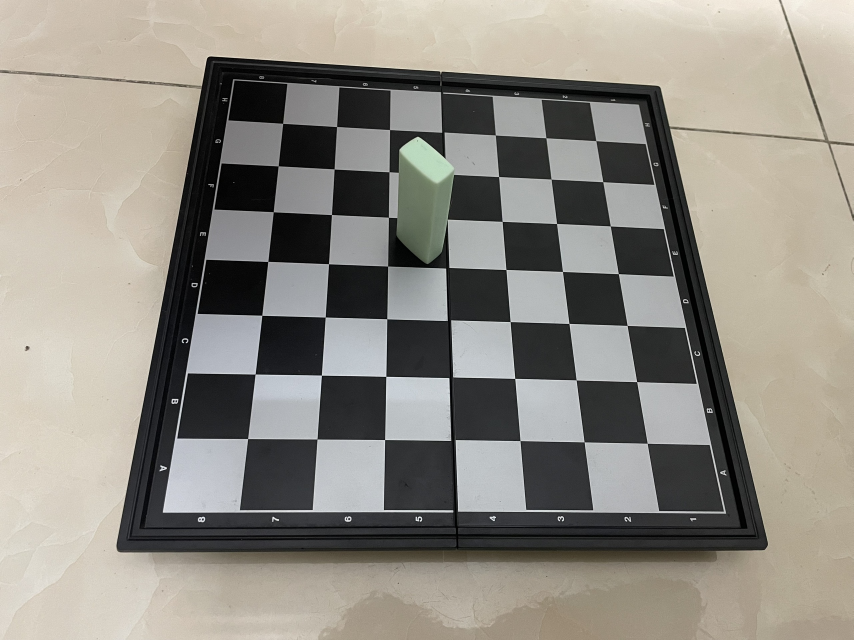
#> input picture data/b1.jpg, 2560 x 1920 px (shown at 1/3 size)
$ python -i get_mask.py   (imports and definitions only)
#> lines starting #> are read from the running program, lines starting #| are printed output that depends on the picture; after the words box and inside, x2 and y2 are one past the last pixel; in counts of white or black regions, pixels touching at a corner belong together
import cv2
import numpy as np
import matplotlib.pyplot as plt

# range color
def detect_chess_board(path):
#> called with path = 'data/b1.jpg'
    hh = 500
    ww = 400
    image = cv2.imread(path)
#> image is the input picture: shape (1920, 2560, 3); mean B, G, R 132, 140.2, 144.1

    # resize image
    image = cv2.resize(image,(hh,ww))
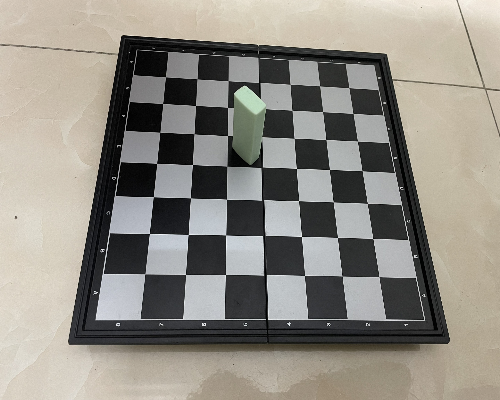
#> image: shape (400, 500, 3); mean B, G, R 131.9, 140, 143.9

    #1. Tách màu sáng, giữ lại màu đen
    # converting frame(image == BGR) to HSV(hue-saturation-value)
    hsv = cv2.cvtColor(image, cv2.COLOR_BGR2HSV)
#> hsv: shape (400, 500, 3); mean H, S, V 47.4, 25.1, 145.6
    lower_red = np.array([0, 0, 137])
    upper_red = np.array([255, 255, 255])

    # Morphological Transformations,Opening and Closing
    thresh = cv2.inRange(hsv,lower_red, upper_red)
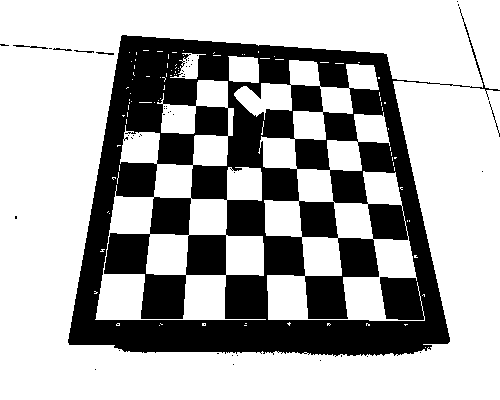
#> thresh: shape (400, 500); 67.8% white; 48 black regions (42 under 20 px), largest, box (x1, y1, x2, y2) and area: (68, 7, 500, 357) 64062, (13, 45, 48, 49) 53, (489, 101, 500, 137) 39, (96, 52, 114, 55) 30, (53, 48, 72, 51) 29, (74, 50, 94, 53) 28
    kernel = np.ones((5,5),np.uint8)
    mask = cv2.morphologyEx(thresh, cv2.MORPH_OPEN, kernel)
#> mask: shape (400, 500); 67.2% white; 11 black regions (9 under 20 px), largest, box (x1, y1, x2, y2) and area: (0, 7, 500, 357) 65554, (489, 101, 500, 137) 50
    mask = cv2.morphologyEx(mask, cv2.MORPH_CLOSE, kernel)
#> mask: shape (400, 500); 67.5% white; 1 black region
    result = cv2.bitwise_and(image, image, mask = mask)
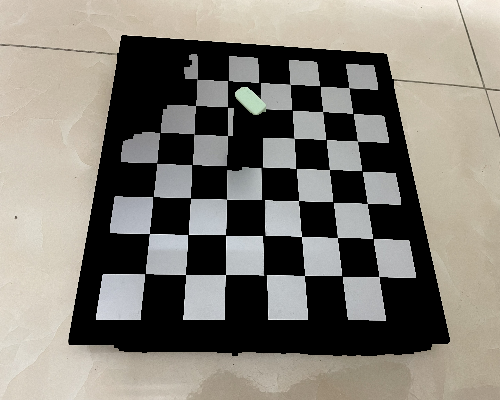
#> result: shape (400, 500, 3); mean B, G, R 117.4, 125.4, 129.5

    #2. lấy vùng bàn cờ
    contours = cv2.findContours(255 - mask, cv2.RETR_EXTERNAL, cv2.CHAIN_APPROX_SIMPLE)
#> contours = 1 contour; box (x1, y1, x2, y2) and area: (69, 35, 450, 356) 99349
    # print(contours)
    contours = contours[0] if len(contours) == 2 else contours[1]
    mask_0 = np.zeros((ww,hh), dtype=np.uint8)
    for cntr in contours:
        cv2.drawContours(mask_0, [cntr], 0, (255,255,255), -1)
#> this loop made 1 pass
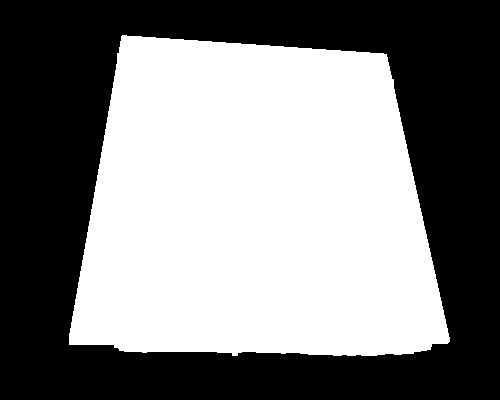
#> mask_0: shape (400, 500); 50% white; 1 white region, box (x1, y1, x2, y2) and area: (69, 35, 450, 356) 99977
    result = cv2.bitwise_and(image, image, mask=mask_0)
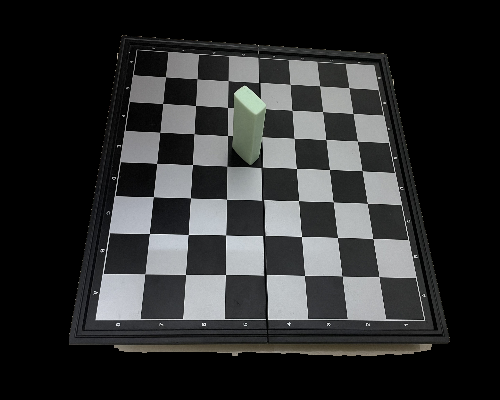
#> result: shape (400, 500, 3); mean B, G, R 46.3, 46.2, 45.3

    #3. Tách trắng lấy đen loại bỏ viền bàn cờ
    hsv = cv2.cvtColor(result, cv2.COLOR_BGR2HSV)
#> hsv: shape (400, 500, 3); mean H, S, V 37.7, 7.9, 47
    lower_red = np.array([0, 0, 0])
    upper_red = np.array([255, 255, 162])

    # Morphological Transformations,Opening and Closing
    thresh = cv2.inRange(hsv,lower_red, upper_red)
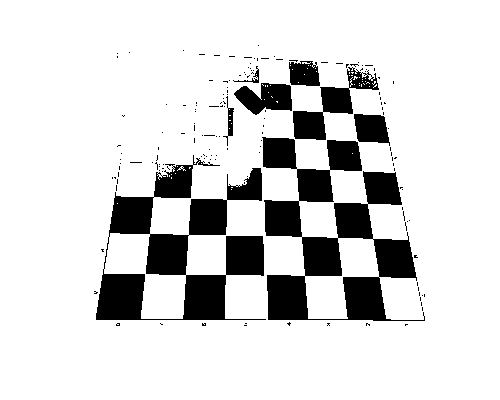
#> thresh: shape (400, 500); 85% white; 156 black regions (148 under 20 px), largest, box (x1, y1, x2, y2) and area: (262, 137, 425, 321) 12812, (96, 155, 266, 320) 11680, (293, 67, 379, 140) 1995
    kernel = np.ones((15,15),np.uint8)

    #4. khử nhiễu
    mask = cv2.morphologyEx(thresh, cv2.MORPH_OPEN, kernel)
#> mask: shape (400, 500); 83.3% white; 19 black regions (18 under 20 px), largest, box (x1, y1, x2, y2) and area: (94, 45, 425, 326) 33287
    mask = cv2.morphologyEx(mask, cv2.MORPH_CLOSE, kernel)
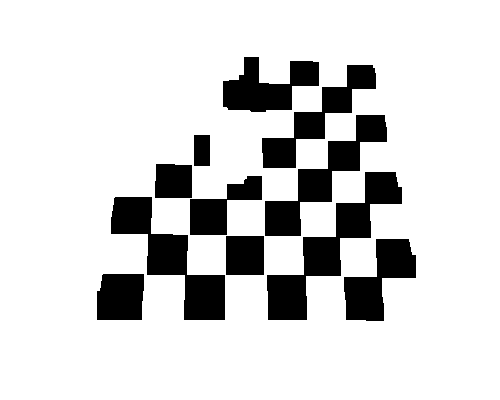
#> mask: shape (400, 500); 84.4% white; 11 black regions, largest, box (x1, y1, x2, y2) and area: (267, 172, 402, 320) 5494, (111, 197, 225, 320) 4898, (265, 115, 387, 236) 4128
    image = np.zeros((ww,hh), dtype=np.uint8)
    image += 255
    result = cv2.bitwise_and(image, image, mask = mask)
#> image: shape (400, 500); every value is 255
    corners = 0
    mask_0 = mask
    #5. Lấy góc ô cờ
    found, corners = cv2.findChessboardCorners(result, (7, 7),flags=cv2.CALIB_CB_FAST_CHECK)
#> found = False; corners = None
    # print(np.shape(corners))

    # corner_lt = (corners[0]-corners[16])

    img = cv2.imread(path)
    img = cv2.resize(img,(hh,ww))
    img2 = np.copy(img)  # Make a copy of original img as img2

    for corner in corners:
        # print(corner[0])
        coord = (int(corner[0][0]), int(corner[0][1]))
        # print(coord)
        cv2.circle(img=img2, center=coord, radius=2, color=(255, 0, 0), thickness=2)
#> this loop made 0 passes

    corner_lt = np.array([corners[0][0][0]-(corners[8][0][0]-corners[0][0][0])**2/(corners[16][0][0]-corners[8][0][0]),corners[0][0][1]-(corners[8][0][1]-corners[0][0][1])**2/(corners[16][0][1]-corners[8][0][1])])
    corner_rb = np.array([corners[48][0][0]+(corners[48][0][0]-corners[40][0][0])**2/(corners[40][0][0]-corners[32][0][0]),corners[48][0][1]+(corners[48][0][1]-corners[40][0][1])**2/(corners[40][0][1]-corners[32][0][1])])
    corner_lb = np.array([corners[42][0][0]-(corners[36][0][0]-corners[42][0][0])**2/(corners[30][0][0]-corners[36][0][0]),corners[42][0][1]+(corners[42][0][1]-corners[36][0][1])**2/(corners[36][0][1]-corners[30][0][1])])
    corner_rt = np.array([corners[6][0][0]+(corners[6][0][0]-corners[12][0][0])**2/(corners[12][0][0]-corners[18][0][0]),corners[6][0][1]-(corners[12][0][1]-corners[6][0][1])**2/(corners[18][0][1]-corners[12][0][1])])

    mask = np.zeros((ww,hh), dtype=np.uint8)
    mask = cv2.line(mask, (int(corner_lt[0]),int(corner_lt[1])), (int(corner_rt[0]),int(corner_rt[1])), (255,255,255), 2)
    mask = cv2.line(mask, (int(corner_lt[0]),int(corner_lt[1])), (int(corner_lb[0]),int(corner_lb[1])), (255,255,255), 2)
    mask = cv2.line(mask, (int(corner_rb[0]),int(corner_rb[1])), (int(corner_rt[0]),int(corner_rt[1])), (255,255,255), 2)
    mask = cv2.line(mask, (int(corner_rb[0]),int(corner_rb[1])), (int(corner_lb[0]),int(corner_lb[1])), (255,255,255), 2)

    contours = cv2.findContours(mask, cv2.RETR_EXTERNAL, cv2.CHAIN_APPROX_SIMPLE)
    contours = contours[0] if len(contours) == 2 else contours[1]
    mask_0 = np.zeros((ww,hh), dtype=np.uint8)
    for cntr in contours:
        cv2.drawContours(mask_0, [cntr], 0, (255,255,255), -1)

    return mask_0, corners

def distance(p1,p2):
    return np.sqrt((p1[0]-p2[0])**2+(p1[1]-p2[1])**2)

# [34 lines left out: function point_near, not called in this run]

def convert_2d_to_1d(a,n=7):
    return a[0]*n+a[1]

# print(convert_2d_to_1d([3,2]))

# [38 lines left out: functions get_line_2point, check_line, check_phuong_vecto, giao_diem, hinhchieu, not called in this run]

def ti_le(a1,a2,a3,n=2.75):
    return distance(a1,a2)/distance(a1,a3)*n
# [14 lines of commented-out code are left out]

#> (the run stopped early here; a loop or call above may not have finished)

$ run again, on data/b2.jpg
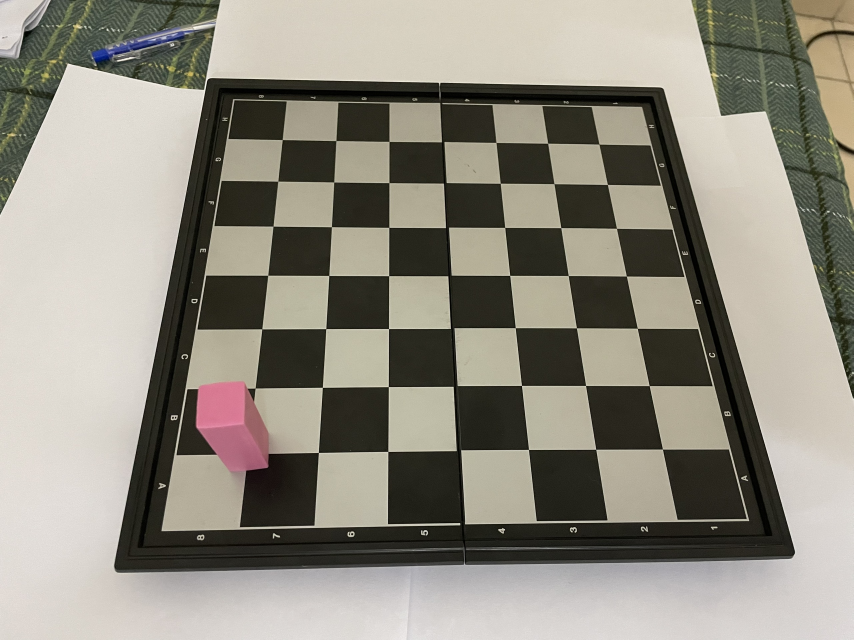
#> input picture data/b2.jpg, 2560 x 1920 px (shown at 1/3 size)
#> in detect_chess_board, image is the input picture: shape (1920, 2560, 3); mean B, G, R 128.5, 140, 144
#> in detect_chess_board, `thresh = cv2.inRange(hsv,lower_red, upper_red)`:
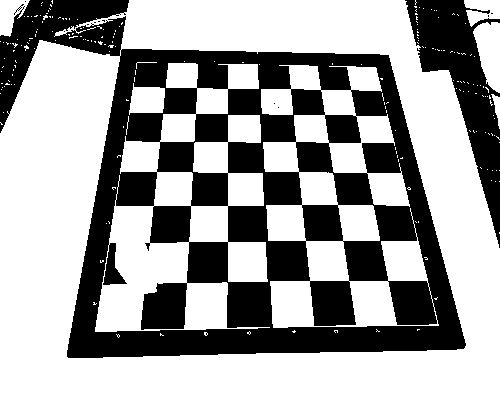
#> thresh: shape (400, 500); 62.3% white; 13 black regions (11 under 20 px), largest, box (x1, y1, x2, y2) and area: (0, 0, 466, 358) 67103, (405, 0, 500, 248) 8272
#> contours = 2 contours; box (x1, y1, x2, y2) and area: (0, 0, 465, 358) 107056, (406, 0, 500, 240) 8037
#> the loop in detect_chess_board, `for cntr in contours:` made 2 passes
#> found = False; corners = 46 rows, first 8: [197, 88], [165, 87], [227.5, 88.5], [227.5, 114], [195.5, 113.5], [162.5, 113], [194, 141.5], [160, 141.5]
#> the loop in detect_chess_board, `for corner in corners:` made 46 passes
#> (corner, coord) on passes 3 to 10: ([[227.5, 88.5]], (227, 88)), ([[227.5, 114]], (227, 114)), ([[195.5, 113.5]], (195, 113)), ([[162.5, 113]], (162, 113)), ([[194, 141.5]], (194, 141)), ([[160, 141.5]], (160, 141)), ([[227.5, 141.5]], (227, 141)), ([[227.5, 172]], (227, 172))
#> after the loop in detect_chess_board, `for corner in corners:`:
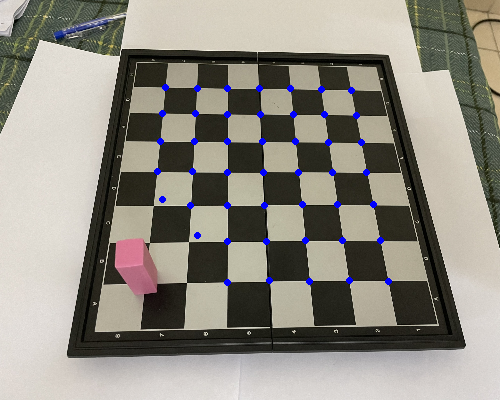
#> img2: shape (400, 500, 3); mean B, G, R 129.8, 139, 142.9
#> corner_lt = [227.5, 57.39]

$ run again, on data/b1_origin.jpg
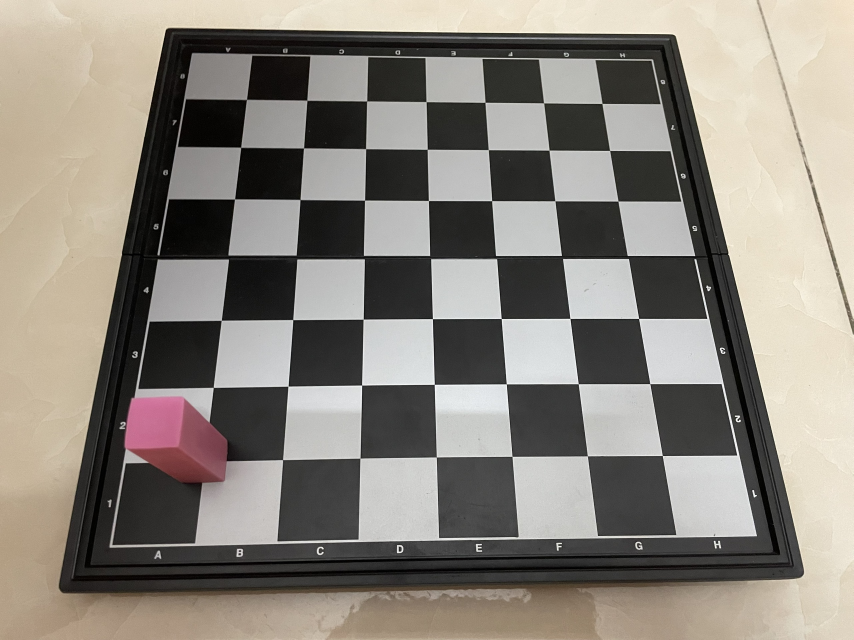
#> input picture data/b1_origin.jpg, 2560 x 1920 px (shown at 1/3 size)
#> in detect_chess_board, image is the input picture: shape (1920, 2560, 3); mean B, G, R 125.3, 133.6, 139.2
#> in detect_chess_board, `thresh = cv2.inRange(hsv,lower_red, upper_red)`:
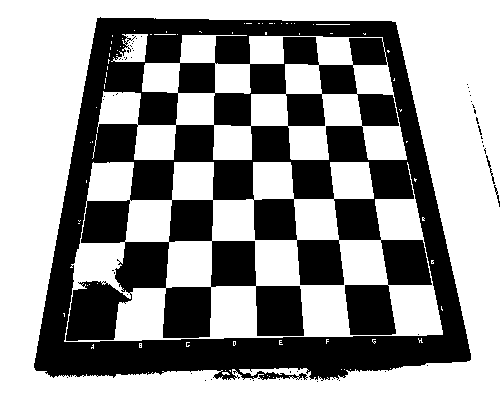
#> thresh: shape (400, 500); 59.2% white; 56 black regions (53 under 20 px), largest, box (x1, y1, x2, y2) and area: (34, 17, 471, 381) 81450, (486, 155, 495, 184) 50, (494, 185, 500, 207) 36
#> contours = 2 contours, 1 with area under 20; largest, box (x1, y1, x2, y2) and area: (34, 18, 471, 381) 130318
#> the loop in detect_chess_board, `for cntr in contours:` made 2 passes
#> cntr on pass 1: [[497, 191], [497, 198], [499, 198], [499, 191]]
#> in detect_chess_board, `mask = cv2.morphologyEx(mask, cv2.MORPH_CLOSE, kernel)`:
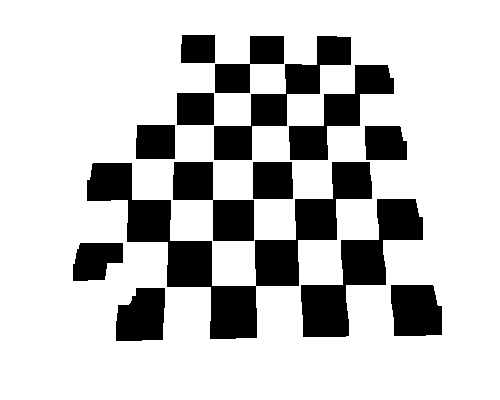
#> mask: shape (400, 500); 77.8% white; 14 black regions, largest, box (x1, y1, x2, y2) and area: (87, 162, 372, 339) 12977, (301, 199, 423, 337) 6028, (214, 36, 351, 160) 4433
#> found = False; corners = None
